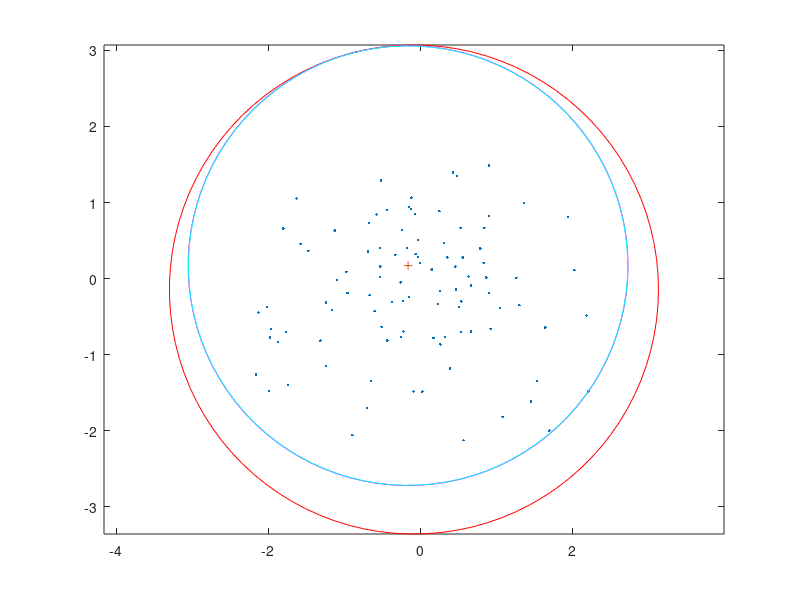

Write the MATLAB code that produced this figure. (Note: this script raises an error after producing the figure.)
%% Circle to fit round data
% Put a circle of the smallest radius which touches at least two points of
% the sample.
tic

n = 100;
points =  randn(2,n);

plot(points(1,:),points(2,:),'.')

total = sum(points,2);

% COM is the centre of mass of the points 
COM = total ./ length(points);

dist_sq = ( COM(1,1) - points(1,:) ).^2 + ( COM(2,1) - points(2,:) ).^2;

[max_dist_sq,index] = max(dist_sq);

dist = sqrt(max_dist_sq);

%% draw a Circle

t = linspace(0,2*pi);
hold on

axis equal
plot(dist*cos(t) + COM(1,1), dist*sin(t) + COM(2,1),'r')



%% Find the next furthest point from the same center

points_1 = points;
points_1(:,index) = [];

%% Move the circle along the line towards P until the Distance from the centre are equal
% int_sect is the first point of intersection with the circle. 

% P point %%%%%%%%%%%%%%%%%%%%%%%%%%%%%%%%%%%%%%%%%%%%%%%%%%%%%%%%%%%%%%%%%
int_sect = points(:,index);
%%%%%%%%%%%%%%%%%%%%%%%%%%%%%%%%%%%%%%%%%%%%%%%%%%%%%%%%%%%%%%%%%%%%%%%%%%%

division = ( ( int_sect(2,1) - COM(2,1) ) / (int_sect(1,1) - COM(1,1)) ); 

ang = atan( division );

new_dist = dist;

for i = 1:100000
    diff = 0.0001;
    new_dist = new_dist - diff;

    x_val = new_dist*cos(ang);
    y_val = new_dist*sin(ang); 

    if int_sect(1,1) > COM(1,1)
        x_val = -x_val;
        y_val = -y_val;    
    end

    new_c = [int_sect(1,1) + x_val ; int_sect(2,1) + y_val ];
    % Find the next furthest point away from the new centre
    dist_sq_1 = ( new_c(1,1) - points_1(1,:) ).^2 + ( new_c(2,1) - points_1(2,:) ).^2;

    [max_dist_sq_1,index_1] = max(dist_sq_1);
    
    %%%%%%%%%%%%%%%%%%%%%%%%%%%%%%%%%%%%%%%%%%%%%%%%%%%%%%%%%%%%%%%%%%%%%%%
    Q_point = points_1(:,index_1);
    %%%%%%%%%%%%%%%%%%%%%%%%%%%%%%%%%%%%%%%%%%%%%%%%%%%%%%%%%%%%%%%%%%%%%%%
    
    % Perform the test to see if the point is near the other one
    Q_to_new_c = ( new_c(1,1) - Q_point(1,1) ).^2 + ( new_c(2,1) - Q_point(2,1) ).^2;
    Q_to_new_c = sqrt(Q_to_new_c);
    P_to_new_c = ( new_c(1,1) - int_sect(1,1) ).^2 + ( new_c(2,1) - int_sect(2,1) ).^2;
    P_to_new_c = sqrt(P_to_new_c);
    
    if P_to_new_c <= Q_to_new_c*1.001
        break
    end
    
end

plot(P_to_new_c*cos(t) + new_c(1,1), P_to_new_c*sin(t) + new_c(2,1),'m')
plot(Q_to_new_c*cos(t) + new_c(1,1), Q_to_new_c*sin(t) + new_c(2,1),'c')

plot(new_c(1,1),new_c(2,1),'+')

%% Move Circle towards Bisector of Two points until it hits the third

b_len = find_distance( int_sect, Q_point );
division = ( ( int_sect(2,1) - Q_point(2,1) ) / (int_sect(1,1) - Q_point(1,1)) ); 

ang2 = atan( division );

% the X value for mid point 
eX = 0.5*b_len*cos(ang2);
eY = 0.5*b_len*sin(ang2);

if int_sect < Q_point
    eX = -eX;
    eY = -eY;
    
    fprintf('Hello, the point gets added. \n')
end

% Bisector for the two points
E_point = [ Q_point(1,1) + eX; Q_point(2,1) + eY ];

hold on
plot(E_point(1,1), E_point(2,1),'O')

%% Check the code for the bisector

bisector_line = [int_sect(1,1), Q_point(1,1) ; int_sect(2,1), Q_point(2,1) ];
hold on 
plot(bisector_line(1,:), bisector_line(2,:), 'm')

%% Move the Radius Closer

toc

